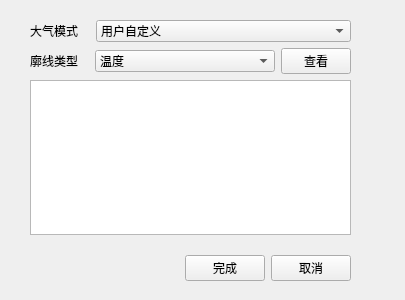
<?xml version="1.0" encoding="UTF-8"?>
<ui version="4.0">
 <class>Widget_atm</class>
 <widget class="QWidget" name="Widget_atm">
  <property name="geometry">
   <rect>
    <x>0</x>
    <y>0</y>
    <width>405</width>
    <height>300</height>
   </rect>
  </property>
  <property name="windowTitle">
   <string>大气参数设置</string>
  </property>
  <widget class="QWidget" name="gridLayoutWidget">
   <property name="geometry">
    <rect>
     <x>30</x>
     <y>20</y>
     <width>321</width>
     <height>261</height>
    </rect>
   </property>
   <layout class="QGridLayout" name="gridLayout">
    <item row="3" column="0">
     <spacer name="verticalSpacer_2">
      <property name="orientation">
       <enum>Qt::Vertical</enum>
      </property>
      <property name="sizeHint" stdset="0">
       <size>
        <width>20</width>
        <height>40</height>
       </size>
      </property>
     </spacer>
    </item>
    <item row="4" column="0">
     <spacer name="verticalSpacer_3">
      <property name="orientation">
       <enum>Qt::Vertical</enum>
      </property>
      <property name="sizeHint" stdset="0">
       <size>
        <width>20</width>
        <height>40</height>
       </size>
      </property>
     </spacer>
    </item>
    <item row="7" column="0">
     <layout class="QHBoxLayout" name="horizontalLayout">
      <item>
       <spacer name="horizontalSpacer">
        <property name="orientation">
         <enum>Qt::Horizontal</enum>
        </property>
        <property name="sizeHint" stdset="0">
         <size>
          <width>40</width>
          <height>20</height>
         </size>
        </property>
       </spacer>
      </item>
      <item>
       <widget class="QPushButton" name="atm_pushButton_ok">
        <property name="text">
         <string>完成</string>
        </property>
       </widget>
      </item>
      <item>
       <widget class="QPushButton" name="atm_pushButton_cancel">
        <property name="text">
         <string>取消</string>
        </property>
       </widget>
      </item>
     </layout>
    </item>
    <item row="0" column="0">
     <layout class="QHBoxLayout" name="horizontalLayout_2">
      <item>
       <widget class="QLabel" name="label">
        <property name="maximumSize">
         <size>
          <width>60</width>
          <height>16777215</height>
         </size>
        </property>
        <property name="text">
         <string>大气模式</string>
        </property>
       </widget>
      </item>
      <item>
       <widget class="QComboBox" name="atm_comboBox_model">
        <item>
         <property name="text">
          <string>用户自定义</string>
         </property>
        </item>
        <item>
         <property name="text">
          <string>热带</string>
         </property>
        </item>
        <item>
         <property name="text">
          <string>中纬度夏天</string>
         </property>
        </item>
        <item>
         <property name="text">
          <string>中纬度冬天</string>
         </property>
        </item>
        <item>
         <property name="text">
          <string>亚北极夏天</string>
         </property>
        </item>
        <item>
         <property name="text">
          <string>亚北极冬天</string>
         </property>
        </item>
        <item>
         <property name="text">
          <string>美国标准大气</string>
         </property>
        </item>
       </widget>
      </item>
     </layout>
    </item>
    <item row="2" column="0">
     <widget class="QGraphicsView" name="graphicsView"/>
    </item>
    <item row="5" column="0">
     <spacer name="verticalSpacer">
      <property name="orientation">
       <enum>Qt::Vertical</enum>
      </property>
      <property name="sizeHint" stdset="0">
       <size>
        <width>20</width>
        <height>40</height>
       </size>
      </property>
     </spacer>
    </item>
    <item row="1" column="0">
     <layout class="QHBoxLayout" name="horizontalLayout_3">
      <item>
       <widget class="QLabel" name="label_2">
        <property name="maximumSize">
         <size>
          <width>59</width>
          <height>16777215</height>
         </size>
        </property>
        <property name="text">
         <string>廓线类型</string>
        </property>
       </widget>
      </item>
      <item>
       <widget class="QComboBox" name="comboBox_2">
        <property name="maximumSize">
         <size>
          <width>195</width>
          <height>16777215</height>
         </size>
        </property>
        <item>
         <property name="text">
          <string>温度</string>
         </property>
        </item>
        <item>
         <property name="text">
          <string>水汽</string>
         </property>
        </item>
        <item>
         <property name="text">
          <string>二氧化碳</string>
         </property>
        </item>
        <item>
         <property name="text">
          <string>臭氧</string>
         </property>
        </item>
       </widget>
      </item>
      <item>
       <widget class="QPushButton" name="pushButton_3">
        <property name="maximumSize">
         <size>
          <width>70</width>
          <height>16777215</height>
         </size>
        </property>
        <property name="text">
         <string>查看</string>
        </property>
       </widget>
      </item>
     </layout>
    </item>
    <item row="6" column="0">
     <spacer name="verticalSpacer_4">
      <property name="orientation">
       <enum>Qt::Vertical</enum>
      </property>
      <property name="sizeHint" stdset="0">
       <size>
        <width>20</width>
        <height>40</height>
       </size>
      </property>
     </spacer>
    </item>
   </layout>
  </widget>
 </widget>
 <resources/>
 <connections/>
</ui>
